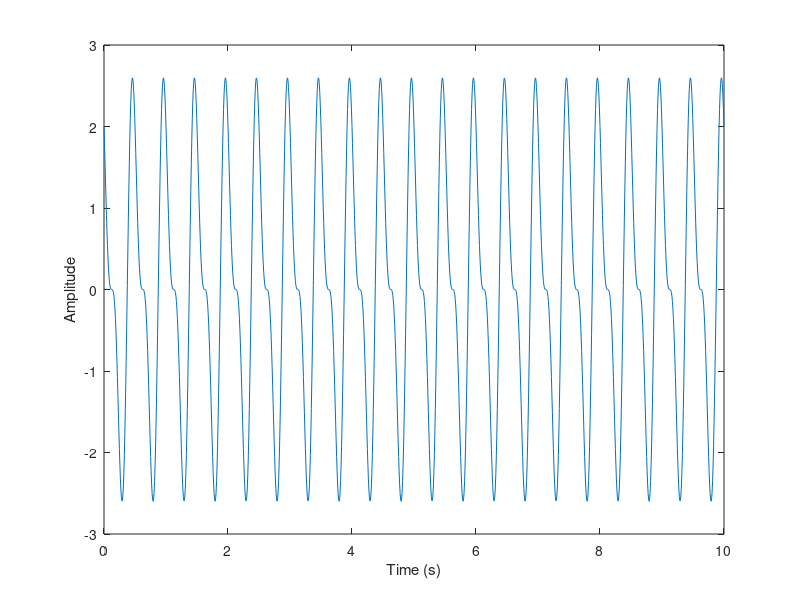

Write the MATLAB code that produced this figure. (Note: this script raises an error after producing the figure.)
%% Module 5
% Non stationary analysis
close all
clear 
clc
%% Simple Example of the Spectrogram
% Spectrogram of a sinusoidal signal 

% Sinusoidal signal
close all;
fs = 125;
Ts = 1/fs;
tn = 0:Ts:10;
f = 2;
x = 2*cos(2*pi*f*tn)+1*cos(2*pi*2*f*tn+pi/2);
figure('Color',[1 1 1]);
h = plot(tn,x);
xlabel('Time (s)');
ylabel('Amplitude');

% Spectrogram 
[y,f,t,p] = spectrogram(x,125,[],2^12,fs,'yaxis');
figure('Color',[1 1 1]);
imagesc(t,f,p);
set(gca, 'YDir', 'normal');
xlabel('Time (s)');
ylabel('Frequency (Hz)');
colorbar

%% Spectrogram of decimated signal
xd = decimate(x,10);
fsd = fix(fs/10);
[y,f,t,p] = spectrogram(xd,12.5,[],2^12,fsd,'yaxis');
figure('Color',[1 1 1]);
imagesc(t,f,p);
set(gca, 'YDir', 'normal');
xlabel('Time (s)');
ylabel('Frequency (Hz)');
colorbar

figure('Color',[1 1 1]);
h = plot(f,mean(p'));
xlabel('Frequency (Hz)');
ylabel('PSD');

%% Spectrogram of decimated signal (increased window size)
xd = decimate(x,10);
fsd = fix(fs/10);
[y,f,t,p] = spectrogram(xd,25,[],2^12,fsd,'yaxis');
figure('Color',[1 1 1]);
imagesc(t,f,p);
set(gca, 'YDir', 'normal');
xlabel('Time (s)');
ylabel('Frequency (Hz)');
colorbar

figure('Color',[1 1 1]);
h = plot(f,mean(p'));
xlabel('Frequency (Hz)');
ylabel('PSD');

%% Spectrogram of decimated signal 3D plot
xd = decimate(x,10);
fsd = fix(fs/10);
[y,f,t,p] = spectrogram(xd,25,[],2^12,fsd,'yaxis');
figure('Color',[1 1 1]);
meshc(t,f,p);
view(0,90);
set(gca, 'YDir', 'normal');
xlabel('Time (s)');
ylabel('Frequency (Hz)');
colorbar

%% Spectrogram of decimated signal 3D in dB
xd = decimate(x,10);
fsd = fix(fs/10);
[y,f,t,p] = spectrogram(xd,25,[],2^12,fsd,'yaxis');
figure('Color',[1 1 1]);
meshc(t,f,10*log(p));
view(0,90);
set(gca, 'YDir', 'normal');
xlabel('Time (s)');
ylabel('Frequency (Hz)');
colorbar

%% Spectrogram of real biomedical signal
% ICP signal

load ICP.mat
fs = 125;
x = icp1;
t = (0:length(x)-1)/fs;
figure('Color',[1 1 1]);
h = plot(t,x);
title('ICP1 signal');
xlabel('Time(s)');
ylabel('ICP (mmHg)');

% step 1 decimate signal
dec = 10;
xd = decimate(x,dec);
fsd = fix(fs/dec);

% step 2 remove local trend
Wp = 0.1/(fsd/2);
[B,A] = ellip(6,0.5,20,Wp,'high');
xd = filtfilt(B,A,xd);

% Spectrogram
[y,f,t,p] = spectrogram(xd(1:2000),25,[],2^12,fsd,'yaxis');
figure('Color',[1 1 1]);
% meshc(t,f,10*log(p));
meshc(t,f,p);
view(0,90);
set(gca, 'YDir', 'normal');
title('Spectrogram of ICP1');
xlabel('Time (s)');
ylabel('Frequency (Hz)');
colorbar


% Movie
figure('Color',[1 1 1]);
for k = 1:length(t)
    plot(f,p(:,k));
    pause(0.1);
end


% average (spectrogram function of whole signal
figure('Color',[1 1 1]);
plot(f,mean(p'));




